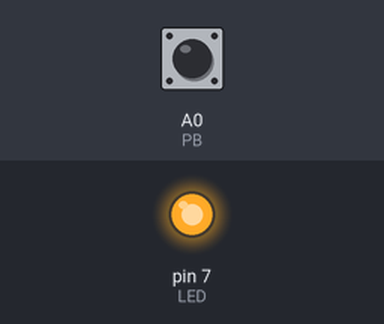
This sketch was run on a simulated Arduino Uno, built with avr-gcc and run on an emulated ATmega328P. Shown: output pins drawn as LEDs (lit = HIGH). Dashed ring = blinking. The inputs (shaded band) are chosen by the test bench; at power-on: A0 (PB) HIGH.

Above: at 1.2 s.
1.3 s: A0 (PB) pulsed LOW 5 times (0.12 s each, 0.3 s apart)
At 1.87 s:
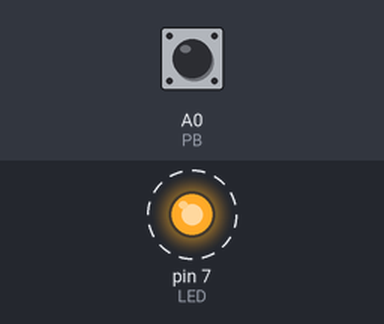
At 3.7 s:
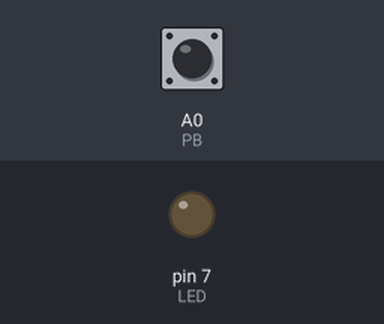
Timing chart, 0 to 5.2 s (numbered marks = the images above; inputs shaded):
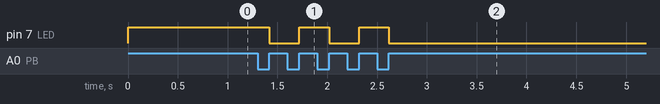

The sketch:

ch2_3.ino
```cpp
// ===== ch2_3.ino =====
const int LED=7;      //7腳為LED
const int PB=A0;      //A0腳為PB
int onOff=1;        //宣告onOff變數，初值為1

void setup() {
  pinMode(LED, OUTPUT); //將LED腳規畫為輸出埠
  digitalWrite(LED, 1);   //關閉LED
}

void loop() {
  int pb=digitalRead(PB); //讀取PB鈕
  if (!pb)  {         //若按下PB鈕
    while(!pb)  pb=digitalRead(PB);   //等待PB鈕放開
    onOff=!onOff;       //切換onOff狀態
    digitalWrite(LED,onOff);  //onOff狀態輸出到LED
  }

  delay(100); //暫停0.1秒
}
```

Measured:
- after the input at 1.3 s, pin 7 (LED): alternates HIGH for 0.30 s and LOW for 0.30 s, 5 changes in all, then stays LOW, starting after 0.12 s
